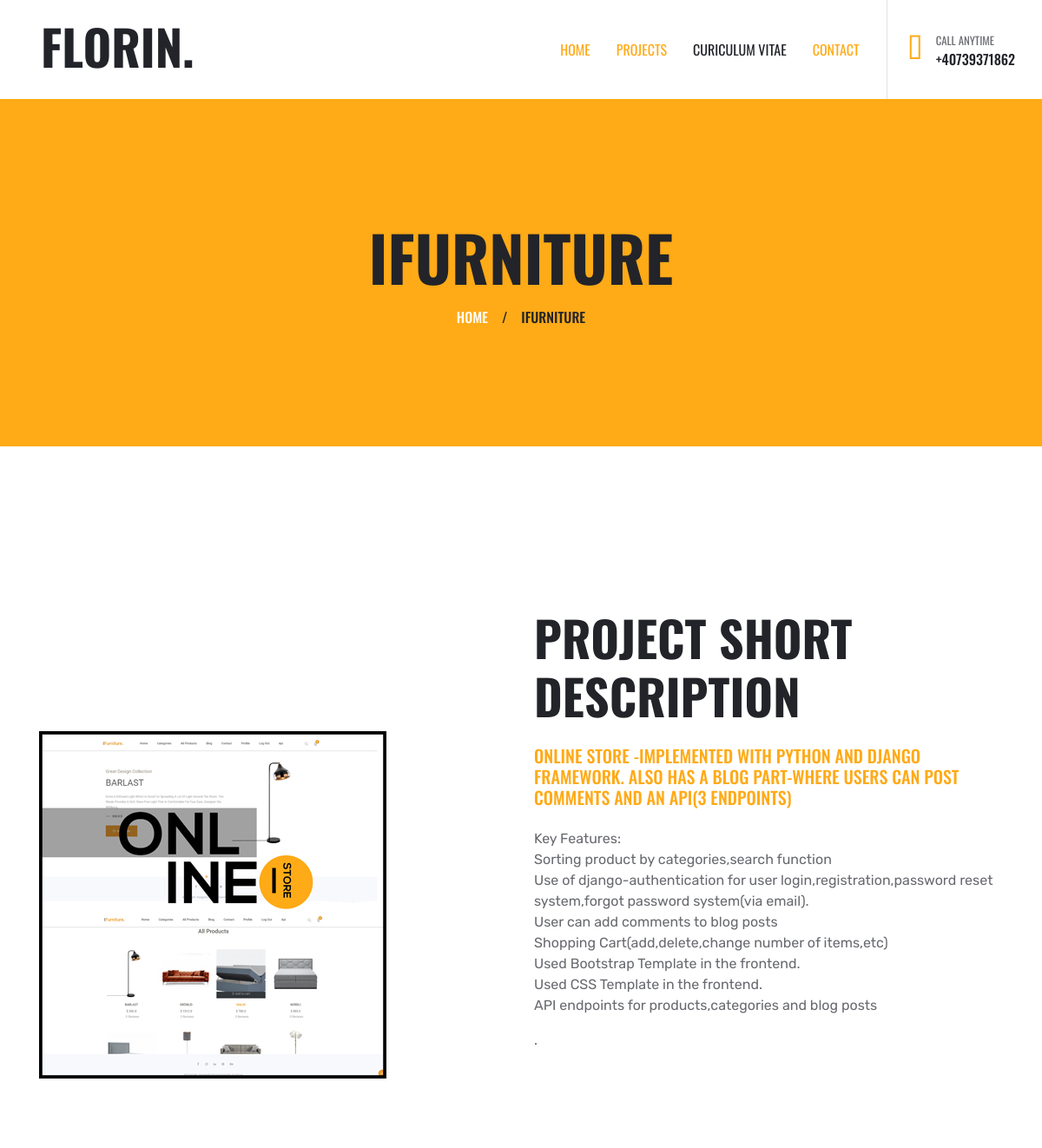
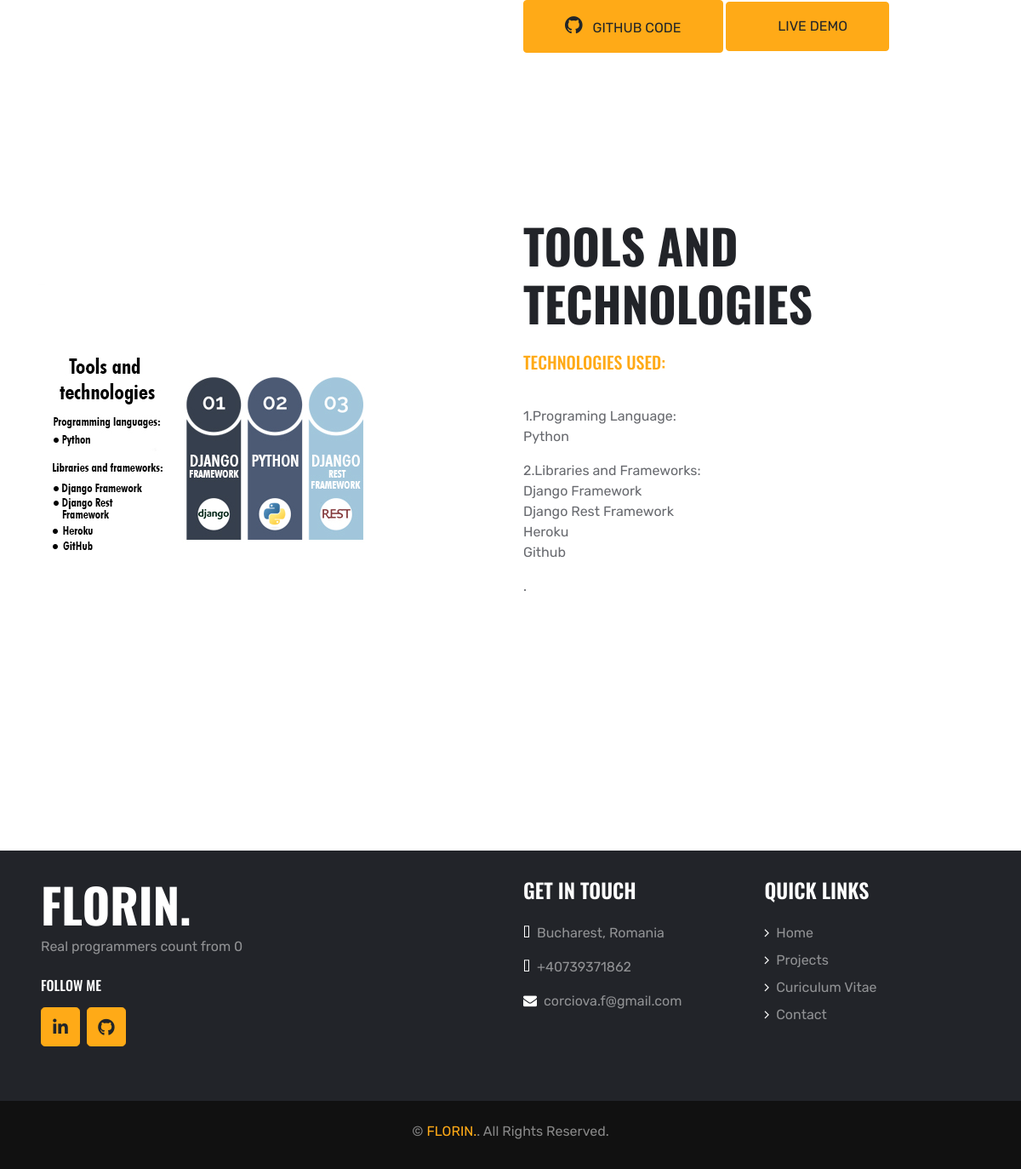
The app's page /projects/2/ with its own data (2 pictures, top to bottom).
### myportfolio/models.py (models this page shows, shortened)
class Project(models.Model):
    title=models.CharField(max_length=255)
    initial_description=models.TextField()
    project_description=models.TextField()
    summary_description=models.TextField()
    main_image=models.ImageField(upload_to='project_images',default=None)
    github_link=models.URLField(max_length=255)
    live_demo_link=models.URLField(max_length=255,default=None)
    category=models.ForeignKey(ProjectCategory,on_delete=models.CASCADE)
    class Meta:
        ordering=['title',]
        get_latest_by='title'

class ProjectImage(models.Model):
    name=models.CharField(max_length=128)
    image=models.ImageField(upload_to='project_images')
    project=models.ForeignKey(Project,on_delete=models.CASCADE)

### myportfolio/views.py (the view)
# urls.py: re_path(r'^(?P<pk>\d+)/$',ProjectDetails.as_view(),name='project_details'),
class ProjectDetails(View):
    model=Project
    template_name='myportfolio/project_details.html'
    def get(self,request,pk):
        project=get_object_or_404(self.model,pk=pk)
        technologies_image=project.projectimage_set.get(name='techs')
        return render(request,self.template_name,context={'project':project,'techs':technologies_image})

### myportfolio/templates/myportfolio/project_details.html (shortened to what this page needs)
{% extends parent_template|default:'myportfolio/base_portfolio.html' %}
{% load static %}
{% block content %}
<body>
    <div class="page-header container-fluid bg-primary d-flex flex-column align-items-center justify-content-center">
        <h1 class="display-3 text-uppercase mb-3">{{project.title}}</h1>
        <div class="d-inline-flex text-white">
            <h6 class="text-uppercase m-0"><a class="text-white" href="{% url 'homepage' %}">Home</a></h6>
            <h6 class="m-0 px-3">/</h6>
            <h6 class="text-uppercase m-0">{{project.title}}</h6>
        </div>
    </div>
    <div class="container-fluid py-5">
            <div class="container py-5">
            <div class="row align-items-center">
                <div class="col-lg-6">
                    <img class="img-fluid mb-4 mb-lg-0" src="{{project.main_image.url}}" alt="">
                </div>
                <div class="col-lg-6">
                    <h1 class="display-4 text-uppercase mb-4">Project Short Description</h1>
                    <h5 class="text-uppercase text-primary mb-3">{{project.summary_description}}</h5>
                    <p class="mb-4">{{project.initial_description|linebreaks}}.</p>
                    <br>
                     <br>
                    <a href="{{project.github_link}}" class="btn btn-primary text-uppercase py-3 px-5"><i class="fa fa-github" style="font-size:24px">&nbsp&nbsp </i>GitHub Code</a>
                    {% if project.live_demo_link %}
                        <a href="{{project.live_demo_link}}" class="btn btn-primary text-uppercase py-3 px-5"><iconify-icon icon="simple-icons:heroku" width="24" height="24"></iconify-icon>&nbsp&nbsp </i>Live Demo</a>
                    {% endif %}
                </div>
            </div>
        </div>
    </div>
<body>
<div class="container-fluid py-5">
        <div class="container py-5">
        <div class="row align-items-center">
            <div class="col-lg-6">
                <img class="img-fluid mb-4 mb-lg-0" src="{{techs.image.url}}" alt="">
            </div>
            <div class="col-lg-6">
                <h1 class="display-4 text-uppercase mb-4">TOOLS AND TECHNOLOGIES</h1>
                <h5 class="text-uppercase text-primary mb-3">{{project.project_description|slice:'0:18'}}</h5>
                <p class="mb-1">{{project.project_description|slice:'18:'|linebreaks}}.</p>
                <br>
                 <br>
            </div>
        </div>
    </div>
</div>
</body>
{% endblock content %}

### records on screen
Project: title "IFURNITURE", main_image (picture), summary_description "ONLINE STORE -IMPLEMENTED WITH PYTHON AND DJANGO FRAMEWORK. ALSO HAS A BLOG PART-WHERE USERS CAN POST COMMENTS AND AN API(3 ENDPOINTS)", initial_description "Key Features: Sorting product by categories,search function Use of django-authentication for user login,registration,password reset system,forgot password system(via email). User can add comments to blog posts Shopping Cart(add,delete,change number of items,etc) Used Bootstrap Template in the frontend. Used CSS Template in the frontend. API endpoints for products,categories and blog posts", project_description "TECHNOLOGIES USED:", project_description "1.Programing Language: Python 2.Libraries and Frameworks: Django Framework Django Rest Framework Heroku Github"
ProjectImage: image (picture)
